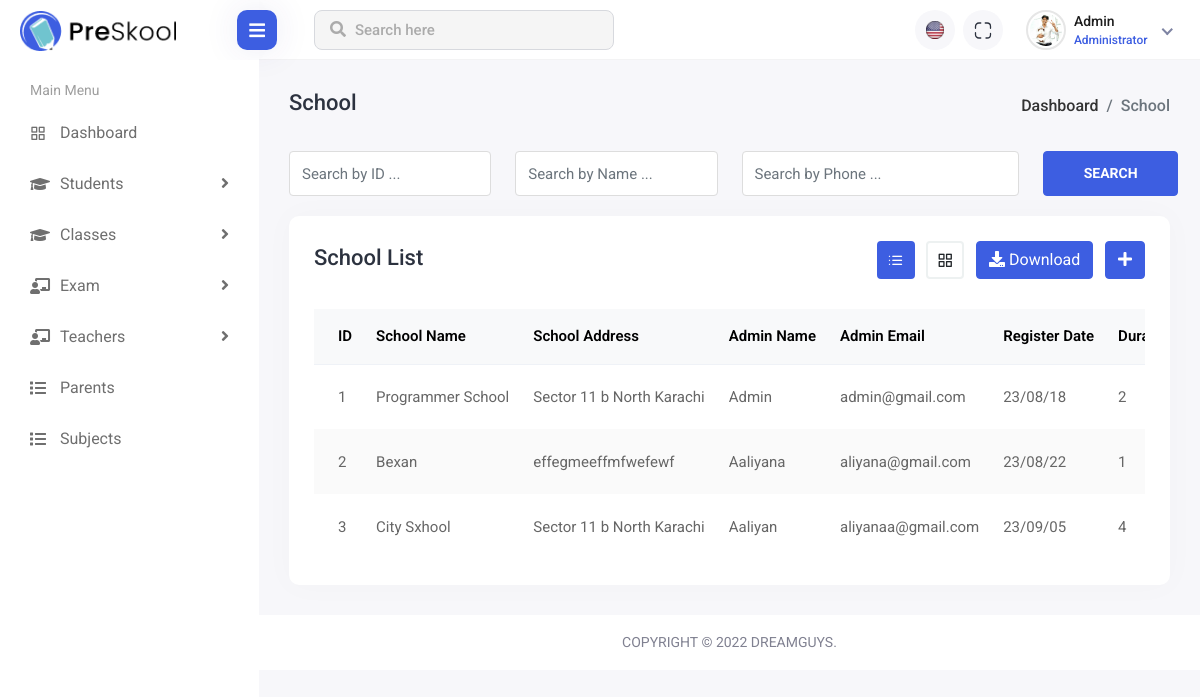
The page /backend/admin/school_list.php (signed in) on the database its author committed.
### tables this page shows
CREATE TABLE `schools_list` (
  `id` int(255) NOT NULL,
  `school_name` varchar(500) NOT NULL,
  `school_address` varchar(500) NOT NULL,
  `admin_name` varchar(500) NOT NULL,
  `admin_email` varchar(500) NOT NULL,
  `password` varchar(500) NOT NULL,
  `status` int(255) NOT NULL DEFAULT 0,
  `reg_date` varchar(500) NOT NULL,
  `period` int(255) NOT NULL,
  `plan` int(255) NOT NULL
);

### backend/admin/model/_viewschool.php (called while the page is built, shortened)
<?php
include "controller/connection.php";
$sql = "SELECT * FROM `schools_list`";
$res = mysqli_query($conn,$sql);
?>

### backend/admin/school_list.php (the view, shortened to what this page needs)
<!DOCTYPE html>
<html lang="en">
<head>
    <link rel="stylesheet" href="../assets/plugins/bootstrap/css/bootstrap.min.css">
    <link rel="stylesheet" href="../assets/plugins/feather/feather.css">
    <link rel="stylesheet" href="../assets/plugins/icons/flags/flags.css">
    <link rel="stylesheet" href="../assets/plugins/fontawesome/css/fontawesome.min.css">
    <link rel="stylesheet" href="../assets/plugins/fontawesome/css/all.min.css">
    <link rel="stylesheet" href="../assets/plugins/datatables/datatables.min.css">
    <link rel="stylesheet" href="../assets/css/style.css">
</head>
<body>
    <div class="main-wrapper">
        <?php
        include "controller/nav.php";
        ?>
        <div class="page-wrapper">
            <div class="content container-fluid">
                <div class="page-header">
                    <div class="row align-items-center">
                        <div class="col">
                            <h3 class="page-title">School</h3>
                            <ul class="breadcrumb">
                                <li class="breadcrumb-item"><a href="index.php">Dashboard</a></li>
                                <li class="breadcrumb-item active">School</li>
                            </ul>
                        </div>
                    </div>
                </div>
                <div class="student-group-form">
                    <form action="" method="post">
                    <div class="row">
                        <div class="col-lg-3 col-md-6">
                            <div class="form-group">
                                <input name="by_id" type="text" class="form-control" placeholder="Search by ID ...">
                            </div>
                        </div>
                        <div class="col-lg-3 col-md-6">
                            <div class="form-group">
                                <input type="text" name="by_name" class="form-control" placeholder="Search by Name ...">
                            </div>
                        </div>
                        <div class="col-lg-4 col-md-6">
                            <div class="form-group">
                                <input type="text" name="by_phone" class="form-control" placeholder="Search by Phone ...">
                            </div>
                        </div>
                        <div class="col-lg-2">
                            <div class="search-student-btn">
                                <button type="btn" name="search_btn" class="btn btn-primary">Search</button>
                            </div>
                        </div>
                    </div>
                    </form>
                </div>
                <div class="row">
                    <div class="col-sm-12">
                        <div class="card card-table">
                            <div class="card-body">
                                <div class="page-header">
                                    <div class="row align-items-center">
                                        <div class="col">
                                            <h3 class="page-title">School List</h3>
                                        </div>
                                        <div class="col-auto text-end float-end ms-auto download-grp">
                                            <a href="teachers.html" class="btn btn-outline-gray me-2 active"><i class="feather-list"></i></a>
                                            <a href="teachers-grid.html" class="btn btn-outline-gray me-2"><i class="feather-grid"></i></a>
                                            <a href="#" class="btn btn-outline-primary me-2"><i class="fas fa-download"></i> Download</a>
                                            <a href="add-teacher.html" class="btn btn-primary"><i class="fas fa-plus"></i></a>
                                        </div>
                                    </div>
                                </div>
                                <div class="table-responsive">
                                    <table class="table border-0 star-student table-hover table-center mb-0 datatable table-striped">
                                        <thead class="student-thread">
                                            <tr>
                                                <th>ID</th>
                                                <th>School Name</th>
                                                <th>School Address</th>
                                                <th>Admin Name</th>
                                                <th>Admin Email</th>
                                                <th>Register Date</th>
                                                <th>Duration</th>
                                            </tr>
                                        </thead>
                                        <tbody>
                                        <tr>
                                                <?php include "model/_viewschool.php"; ?>
                                                <?php
                                                while($row = mysqli_fetch_assoc($res))
                                                {
                                                    echo'
                                                <td>'.$row['id'].'</td>
                                                <td>'.$row['school_name'].'</td>
                                                <td>'.$row['school_address'].'</td>
                                                <td>'.$row['admin_name'].'</td>
                                                <td>'.$row['admin_email'].'</td>
                                                <td>'.$row['reg_date'].'</td>
                                                <td>'.$row['period'].'</td>
                                                <td>'.$row['plan'].'</td>
                                                <td class="text-end">
                                                    <div class="actions ">
                                                    <a href="school_list.php?delete='?><?php echo $row['id'];?><?php echo'" class="btn btn-sm bg-danger-light">
                                                    <i class="feather-delete"></i>
                                                    </a>
                                                        <a href="edit-school.php?update='?><?php echo $row['id'];?><?php echo'" class="btn btn-sm bg-danger-light">
                                                        <i class="feather-edit"></i>
                                                        </a>
                                                    </div>
                                                </td>
                                                </tr>';
                                                ?>
                                                <?php
                                                }
                                                ?>
                                        </tbody>
                                    </table>
                                </div>
                            </div>
                        </div>
                    </div>
                </div>
            </div>
            <footer>
                <p>Copyright © 2022 Dreamguys.</p>
            </footer>
        </div>
    </div>
</body>
</html>

### rows shown on the page
schools_list: id "1", school_name "Programmer School", school_address "Sector 11 b North Karachi", admin_name "Admin", admin_email "admin@gmail.com", reg_date "23/08/18", period "2"
schools_list: id "2", school_name "Bexan", school_address "effegmeeffmfwefewf", admin_name "Aaliyana", admin_email "aliyana@gmail.com", reg_date "23/08/22", period "1"
schools_list: id "3", school_name "City Sxhool", school_address "Sector 11 b North Karachi", admin_name "Aaliyan", admin_email "aliyanaa@gmail.com", reg_date "23/09/05", period "4"

### other values the page prints
$_SESSION['name'] "Admin"
